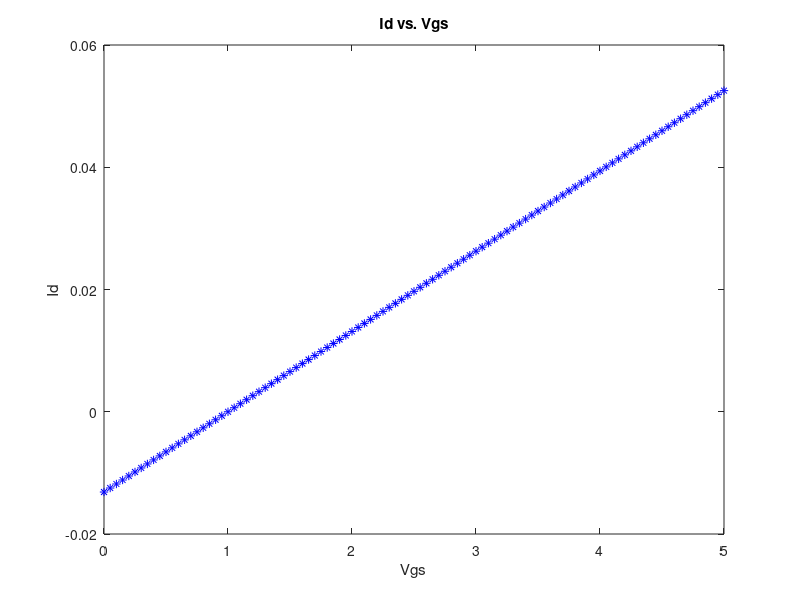

MATLAB code for this plot:
for Vgs = 0:0.05:5
    Id = sqrt(1.725*10.^-4)*(Vgs-1);
    plot(Vgs, Id, 'b--*');
    hold on;
end
xlabel('Vgs');
ylabel('Id');
title('Id vs. Vgs');
